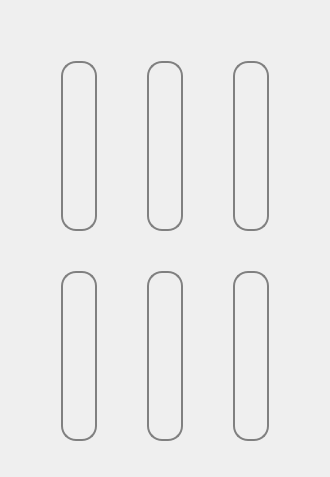
                     <widget class="QWidget" name="home">
                      <property name="styleSheet">
                       <string notr="true">
background-position: center;
background-repeat: no-repeat;</string>
                      </property>
                      <layout class="QGridLayout" name="gridLayout_24">
                       <item row="0" column="1">
                        <widget class="QGroupBox" name="groupBox_36">
                         <property name="cursor">
                          <cursorShape>ArrowCursor</cursorShape>
                         </property>
                         <property name="styleSheet">
                          <string notr="true">QGroupBox {
	
	font: 15pt &quot;Effra Heavy&quot;;
    border: 2px;
	

 
}

</string>
                         </property>
                         <property name="title">
                          <string/>
                         </property>
                         <property name="alignment">
                          <set>Qt::AlignCenter</set>
                         </property>
                         <layout class="QGridLayout" name="gridLayout_25">
                          <property name="leftMargin">
                           <number>50</number>
                          </property>
                          <property name="topMargin">
                           <number>50</number>
                          </property>
                          <property name="rightMargin">
                           <number>50</number>
                          </property>
                          <property name="bottomMargin">
                           <number>25</number>
                          </property>
                          <property name="horizontalSpacing">
                           <number>50</number>
                          </property>
                          <property name="verticalSpacing">
                           <number>40</number>
                          </property>
                          <item row="0" column="1">
                           <widget class="QPushButton" name="bton_home_cangilon">
                            <property name="minimumSize">
                             <size>
                              <width>0</width>
                              <height>170</height>
                             </size>
                            </property>
                            <property name="cursor">
                             <cursorShape>PointingHandCursor</cursorShape>
                            </property>
                            <property name="styleSheet">
                             <string notr="true">QPushButton {
	background-image: url(:/images/images/icons/fondoelevadores.png);
    background-repeat: no-repeat;
	border-radius: 15px;
    background-position: center; /* Puedes ajustar la posición */
    /* Otros estilos... */
	
	 border: 1.5px solid #808080; 
    border-radius: 15px;

	color: rgb(0, 0, 0);
	font: 700 14pt &quot;Georgia&quot;;
text-align: bottom;
}

QPushButton:hover {
  	
	background-color:#EBEBEB;
}
</string>
                            </property>
                            <property name="text">
                             <string/>
                            </property>
                           </widget>
                          </item>
                          <item row="0" column="2">
                           <widget class="QPushButton" name="bton_home_tornillo">
                            <property name="minimumSize">
                             <size>
                              <width>0</width>
                              <height>170</height>
                             </size>
                            </property>
                            <property name="cursor">
                             <cursorShape>PointingHandCursor</cursorShape>
                            </property>
                            <property name="styleSheet">
                             <string notr="true">QPushButton {
	background-image:  url(:/images/images/icons/fondoTornillos.png);
    background-repeat: no-repeat;
	border-radius: 15px;
    background-position: center; /* Puedes ajustar la posición */
    /* Otros estilos... */
	
	 border: 1.5px solid #808080; 
    border-radius: 15px;

	color: rgb(0, 0, 0);
	font: 700 14pt &quot;Georgia&quot;;
text-align: bottom;
}

QPushButton:hover {
  	
	background-color:#EBEBEB;
}

</string>
                            </property>
                            <property name="text">
                             <string/>
                            </property>
                           </widget>
                          </item>
                          <item row="1" column="2">
                           <widget class="QPushButton" name="pushButton_17">
                            <property name="minimumSize">
                             <size>
                              <width>0</width>
                              <height>170</height>
                             </size>
                            </property>
                            <property name="styleSheet">
                             <string notr="true">QPushButton {
    background-image: url(:/images/images/icons/fondoFinal.png);
    background-repeat: no-repeat;

    background-position: center; /* Puedes ajustar la posición */
    /* Otros estilos... */
	
	border: 1.5px solid #808080; 
    border-radius: 15px;


	color: rgb(0, 0, 0);
	font: 700 14pt &quot;Georgia&quot;;
text-align: bottom;
}

QPushButton:hover {
  	
	background-color:#EBEBEB;
}

QPushButton:pressed{
	padding-left:5px;
	padding-top:5px;
	
	background-color: qlineargradient(spread:pad, x1:0, y1:0, x2:1, y2:0, stop:0 rgba(247, 232, 235, 255), stop:0.55 rgba(205, 182, 212, 217), stop:0.553672 rgba(194, 179, 212, 208), stop:0.98 rgba(237, 242, 250, 255), stop:1 rgba(0, 0, 0, 0))
}</string>
                            </property>
                            <property name="text">
                             <string/>
                            </property>
                           </widget>
                          </item>
                          <item row="0" column="0">
                           <widget class="QPushButton" name="bton_home_zaranda">
                            <property name="minimumSize">
                             <size>
                              <width>0</width>
                              <height>170</height>
                             </size>
                            </property>
                            <property name="cursor">
                             <cursorShape>PointingHandCursor</cursorShape>
                            </property>
                            <property name="styleSheet">
                             <string notr="true">QPushButton {
    background-image: url(:/images/images/icons/fondoZarandas.png);
    background-position: center; /* Puedes ajustar la posición */
    /* Otros estilos... */

    border: 1.5px solid #808080; 
    border-radius: 15px;

	color: rgb(0, 0, 0);
	font: 700 14pt &quot;Georgia&quot;;
	text-align: bottom;
}

QPushButton:hover {
  	box-shadow: 5px 5px 10px rgba(0, 0, 0, 0.7);
	background-color:#EBEBEB;
}

QPushButton:pressed{
	padding-left:5px;
	padding-top:5px;
	
	background-color: qlineargradient(spread:pad, x1:0, y1:0, x2:1, y2:0, stop:0 rgba(247, 232, 235, 255), stop:0.55 rgba(205, 182, 212, 217), stop:0.553672 rgba(194, 179, 212, 208), stop:0.98 rgba(237, 242, 250, 255), stop:1 rgba(0, 0, 0, 0))
}</string>
                            </property>
                            <property name="text">
                             <string/>
                            </property>
                           </widget>
                          </item>
                          <item row="1" column="0">
                           <widget class="QPushButton" name="bton_home_banda">
                            <property name="minimumSize">
                             <size>
                              <width>0</width>
                              <height>170</height>
                             </size>
                            </property>
                            <property name="cursor">
                             <cursorShape>PointingHandCursor</cursorShape>
                            </property>
                            <property name="styleSheet">
                             <string notr="true">QPushButton {
    background-image: url(:/images/images/icons/fondoBandas.png);
    background-repeat: no-repeat;
    
	 border: 1.5px solid #808080; 
    border-radius: 15px;

	color: rgb(0, 0, 0);
	font: 700 14pt &quot;Georgia&quot;;
text-align: bottom;
}

QPushButton:hover {
  	
	background-color:#EBEBEB;
}

QPushButton:pressed{
	padding-left:5px;
	padding-top:5px;
	
	background-color: qlineargradient(spread:pad, x1:0, y1:0, x2:1, y2:0, stop:0 rgba(247, 232, 235, 255), stop:0.55 rgba(205, 182, 212, 217), stop:0.553672 rgba(194, 179, 212, 208), stop:0.98 rgba(237, 242, 250, 255), stop:1 rgba(0, 0, 0, 0))
}</string>
                            </property>
                            <property name="text">
                             <string/>
                            </property>
                           </widget>
                          </item>
                          <item row="1" column="1">
                           <widget class="QPushButton" name="bton_home_molino">
                            <property name="minimumSize">
                             <size>
                              <width>0</width>
                              <height>170</height>
                             </size>
                            </property>
                            <property name="cursor">
                             <cursorShape>PointingHandCursor</cursorShape>
                            </property>
                            <property name="styleSheet">
                             <string notr="true">QPushButton {
    background-image: url(:/images/images/icons/fondoMolinos.png);
    background-repeat: no-repeat;

    background-position: center; /* Puedes ajustar la posición */
    /* Otros estilos... */
	
	border: 1.5px solid #808080; 
    border-radius: 15px;


	color: rgb(0, 0, 0);
	font: 700 14pt &quot;Georgia&quot;;
text-align: bottom;
}

QPushButton:hover {
  	
	background-color:#EBEBEB;
}

QPushButton:pressed{
	padding-left:5px;
	padding-top:5px;
	
	background-color: qlineargradient(spread:pad, x1:0, y1:0, x2:1, y2:0, stop:0 rgba(247, 232, 235, 255), stop:0.55 rgba(205, 182, 212, 217), stop:0.553672 rgba(194, 179, 212, 208), stop:0.98 rgba(237, 242, 250, 255), stop:1 rgba(0, 0, 0, 0))
}</string>
                            </property>
                            <property name="text">
                             <string/>
                            </property>
                           </widget>
                          </item>
                         </layout>
                        </widget>
                       </item>
                      </layout>
                     </widget>
